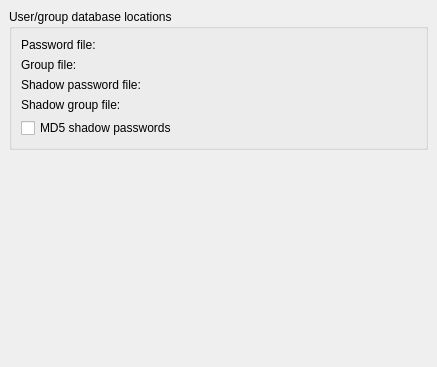
<ui version="4.0" >
 <class>KU_FilesSettings</class>
 <widget class="QWidget" name="KU_FilesSettings" >
  <property name="geometry" >
   <rect>
    <x>0</x>
    <y>0</y>
    <width>437</width>
    <height>367</height>
   </rect>
  </property>
  <property name="sizePolicy" >
   <sizepolicy>
    <hsizetype>5</hsizetype>
    <vsizetype>5</vsizetype>
    <horstretch>0</horstretch>
    <verstretch>0</verstretch>
   </sizepolicy>
  </property>
  <layout class="QVBoxLayout" >
   <property name="margin" >
    <number>9</number>
   </property>
   <property name="spacing" >
    <number>6</number>
   </property>
   <item>
    <widget class="QGroupBox" name="groupBox" >
     <property name="title" >
      <string>User/group database locations</string>
     </property>
     <layout class="QGridLayout" >
      <property name="margin" >
       <number>9</number>
      </property>
      <property name="spacing" >
       <number>6</number>
      </property>
      <item row="4" column="0" colspan="2" >
       <widget class="QCheckBox" name="kcfg_md5shadow" >
        <property name="text" >
         <string>MD5 shadow passwords</string>
        </property>
       </widget>
      </item>
      <item row="3" column="1" >
       <widget class="KLineEdit" name="kcfg_gshadowsrc" />
      </item>
      <item row="3" column="0" >
       <widget class="QLabel" name="textLabel6_3" >
        <property name="text" >
         <string>Shadow group file:</string>
        </property>
        <property name="buddy" >
         <cstring>kcfg_gshadowsrc</cstring>
        </property>
       </widget>
      </item>
      <item row="2" column="1" >
       <widget class="KLineEdit" name="kcfg_shadowsrc" />
      </item>
      <item row="2" column="0" >
       <widget class="QLabel" name="textLabel5_3" >
        <property name="text" >
         <string>Shadow password file:</string>
        </property>
        <property name="buddy" >
         <cstring>kcfg_shadowsrc</cstring>
        </property>
       </widget>
      </item>
      <item row="1" column="1" >
       <widget class="KLineEdit" name="kcfg_groupsrc" />
      </item>
      <item row="1" column="0" >
       <widget class="QLabel" name="textLabel4_3" >
        <property name="text" >
         <string>Group file:</string>
        </property>
        <property name="buddy" >
         <cstring>kcfg_groupsrc</cstring>
        </property>
       </widget>
      </item>
      <item row="0" column="0" >
       <widget class="QLabel" name="textLabel3_3" >
        <property name="text" >
         <string>Password file:</string>
        </property>
        <property name="buddy" >
         <cstring>kcfg_passwdsrc</cstring>
        </property>
       </widget>
      </item>
      <item row="0" column="1" >
       <widget class="KLineEdit" name="kcfg_passwdsrc" />
      </item>
     </layout>
    </widget>
   </item>
   <item>
    <spacer>
     <property name="orientation" >
      <enum>Qt::Vertical</enum>
     </property>
     <property name="sizeHint" >
      <size>
       <width>20</width>
       <height>40</height>
      </size>
     </property>
    </spacer>
   </item>
  </layout>
 </widget>
 <customwidgets>
  <customwidget>
   <class>KLineEdit</class>
   <extends></extends>
   <header>klineedit.h</header>
   <container>0</container>
   <pixmap></pixmap>
  </customwidget>
 </customwidgets>
 <tabstops>
  <tabstop>kcfg_passwdsrc</tabstop>
  <tabstop>kcfg_groupsrc</tabstop>
  <tabstop>kcfg_shadowsrc</tabstop>
  <tabstop>kcfg_gshadowsrc</tabstop>
  <tabstop>kcfg_md5shadow</tabstop>
 </tabstops>
 <connections/>
</ui>
